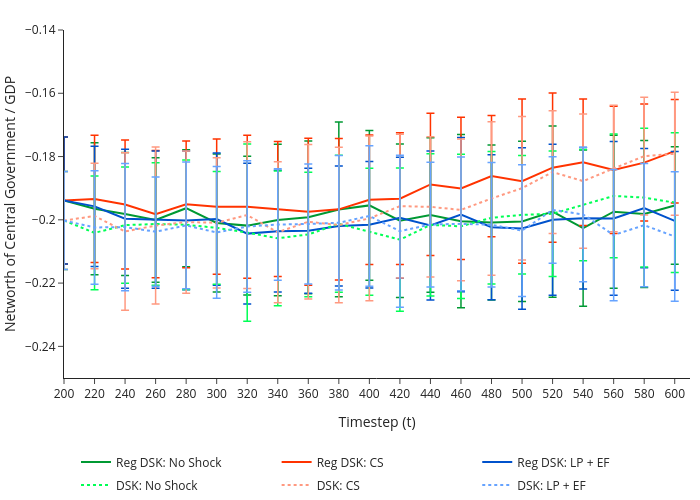

Here is the notebook cell this chart was saved with:
### Code cell
SCENARIOS = {
    "Reg DSK: No Shock": {"df": scenario_results["hrhs_1"], "color": "#009933", 'dash': 'solid'},
    "Reg DSK: CS": {"df": scenario_results["hrhs_2"], "color": "#ff3300",'dash': 'solid'},
    "Reg DSK: LP + EF": {"df": scenario_results["hrhs_3"], "color": "#0052cc",'dash': 'solid'},
    "DSK: No Shock": {"df": scenario_results["dsk_sfc_1"], "color": "#00ff55", 'dash': 'dot'},
    "DSK: CS": {"df": scenario_results["dsk_sfc_2"], "color": "#ff9980", 'dash': 'dot'},
    "DSK: LP + EF": {"df": scenario_results["dsk_sfc_3"], "color": "#66a3ff", 'dash': 'dot'}
}
fig1 = build_macro_snapshot_metric_figure(
    scenarios=SCENARIOS,
    metric="NW_gov_over_GDPn",
    metric_label='Networth of Central Government / GDP',
    snap_ts=np.arange(200, 620, 20),
    title='',
    line_type='lines',
    ncol_legend=3,
    CI_type='error_bar',
    ymin=-0.25, ymax=-0.14,
        pdf_pages=PDF_PAGES,
    pdf_path=OUTPUT / "NW_gov_over_GDP_line.pdf",
)

# fig1.write_html("../figures/verification/GDP_r_ln.html", include_plotlyjs="cdn")
fig1

### Figure 1 — Plotly figure (JSON) as saved in the notebook; plotly's stock layout.template omitted (floating-point values rounded to 4 significant figures)
{"data": [{"error_y": {"array": [0.02007, 0.02085, 0.01943, 0.01969, 0.0185, 0.02179, 0.02195, 0.02396, 0.02417, 0.02761, 0.02364, 0.02429, 0.02442, 0.0274, 0.02448, 0.02531, 0.02708, 0.02473, 0.02417, 0.02325, 0.01858], "color": "#009933", "thickness": 1.5, "type": "data", "visible": true, "width": 4}, "legendgroup": "Reg DSK: No Shock", "line": {"color": "#009933", "dash": "solid", "width": 2}, "marker": {"color": "#009933", "line": {"color": "#009933", "width": 1}, "size": 8, "symbol": "circle"}, "mode": "lines", "name": "Reg DSK: No Shock", "showlegend": true, "type": "scatter", "x": [200, 220, 240, 260, 280, 300, 320, 340, 360, 380, 400, 420, 440, 460, 480, 500, 520, 540, 560, 580, 600], "y": [-0.1939, -0.1965, -0.1982, -0.2, -0.1963, -0.201, -0.2018, -0.2, -0.1992, -0.1967, -0.1954, -0.2003, -0.1985, -0.2004, -0.2008, -0.2005, -0.1974, -0.2026, -0.1974, -0.1982, -0.1955]}, {"error_y": {"array": [0.02007, 0.02012, 0.02041, 0.02011, 0.02004, 0.02136, 0.02258, 0.02132, 0.02325, 0.02237, 0.02044, 0.02079, 0.02247, 0.02249, 0.01918, 0.02595, 0.0236, 0.01999, 0.0201, 0.0185, 0.01636], "color": "#ff3300", "thickness": 1.5, "type": "data", "visible": true, "width": 4}, "legendgroup": "Reg DSK: CS", "line": {"color": "#ff3300", "dash": "solid", "width": 2}, "marker": {"color": "#ff3300", "line": {"color": "#ff3300", "width": 1}, "size": 8, "symbol": "circle"}, "mode": "lines", "name": "Reg DSK: CS", "showlegend": true, "type": "scatter", "x": [200, 220, 240, 260, 280, 300, 320, 340, 360, 380, 400, 420, 440, 460, 480, 500, 520, 540, 560, 580, 600], "y": [-0.1939, -0.1934, -0.1952, -0.1982, -0.1951, -0.1959, -0.1959, -0.1966, -0.1975, -0.1967, -0.1937, -0.1933, -0.1888, -0.1901, -0.1862, -0.1878, -0.1835, -0.1818, -0.1842, -0.1819, -0.1783]}, {"error_y": {"array": [0.02007, 0.01899, 0.02196, 0.02171, 0.02193, 0.0209, 0.02226, 0.01927, 0.01978, 0.01896, 0.01998, 0.01912, 0.02356, 0.02441, 0.02292, 0.02553, 0.02387, 0.02235, 0.02427, 0.01884, 0.02196], "color": "#0052cc", "thickness": 1.5, "type": "data", "visible": true, "width": 4}, "legendgroup": "Reg DSK: LP + EF", "line": {"color": "#0052cc", "dash": "solid", "width": 2}, "marker": {"color": "#0052cc", "line": {"color": "#0052cc", "width": 1}, "size": 8, "symbol": "circle"}, "mode": "lines", "name": "Reg DSK: LP + EF", "showlegend": true, "type": "scatter", "x": [200, 220, 240, 260, 280, 300, 320, 340, 360, 380, 400, 420, 440, 460, 480, 500, 520, 540, 560, 580, 600], "y": [-0.1939, -0.1958, -0.1996, -0.1999, -0.2002, -0.1998, -0.2044, -0.2036, -0.2035, -0.2019, -0.2015, -0.1994, -0.2018, -0.1984, -0.2023, -0.2027, -0.2, -0.1995, -0.1995, -0.1963, -0.2003]}, {"error_y": {"array": [0.0155, 0.01795, 0.01834, 0.01938, 0.0205, 0.01784, 0.028, 0.02131, 0.01967, 0.02163, 0.02007, 0.02263, 0.02247, 0.02281, 0.02095, 0.01874, 0.01984, 0.0176, 0.01955, 0.02191, 0.02208], "color": "#00ff55", "thickness": 1.5, "type": "data", "visible": true, "width": 4}, "legendgroup": "DSK: No Shock", "line": {"color": "#00ff55", "dash": "dot", "width": 2}, "marker": {"color": "#00ff55", "line": {"color": "#00ff55", "width": 1}, "size": 8, "symbol": "circle"}, "mode": "lines", "name": "DSK: No Shock", "showlegend": true, "type": "scatter", "x": [200, 220, 240, 260, 280, 300, 320, 340, 360, 380, 400, 420, 440, 460, 480, 500, 520, 540, 560, 580, 600], "y": [-0.2002, -0.2041, -0.2017, -0.2013, -0.2016, -0.2025, -0.204, -0.2059, -0.2046, -0.2013, -0.2037, -0.2063, -0.2016, -0.2021, -0.1993, -0.1984, -0.1981, -0.1954, -0.1925, -0.193, -0.1946]}, {"error_y": {"array": [0.0155, 0.0167, 0.02487, 0.02483, 0.02249, 0.02059, 0.0232, 0.02231, 0.02441, 0.02457, 0.02606, 0.02275, 0.02215, 0.02241, 0.02427, 0.02267, 0.01942, 0.02121, 0.01998, 0.0186, 0.01944], "color": "#ff9980", "thickness": 1.5, "type": "data", "visible": true, "width": 4}, "legendgroup": "DSK: CS", "line": {"color": "#ff9980", "dash": "dot", "width": 2}, "marker": {"color": "#ff9980", "line": {"color": "#ff9980", "width": 1}, "size": 8, "symbol": "circle"}, "mode": "lines", "name": "DSK: CS", "showlegend": true, "type": "scatter", "x": [200, 220, 240, 260, 280, 300, 320, 340, 360, 380, 400, 420, 440, 460, 480, 500, 520, 540, 560, 580, 600], "y": [-0.2002, -0.1988, -0.2037, -0.2018, -0.2007, -0.2009, -0.1985, -0.2039, -0.2006, -0.2017, -0.1996, -0.1957, -0.1959, -0.1969, -0.1933, -0.19, -0.1849, -0.1878, -0.1838, -0.1799, -0.1791]}, {"error_y": {"array": [0.0155, 0.01792, 0.02012, 0.01728, 0.02001, 0.02083, 0.02081, 0.01763, 0.01899, 0.02123, 0.02221, 0.02402, 0.01971, 0.02115, 0.01968, 0.02084, 0.01683, 0.02127, 0.02073, 0.0195, 0.02047], "color": "#66a3ff", "thickness": 1.5, "type": "data", "visible": true, "width": 4}, "legendgroup": "DSK: LP + EF", "line": {"color": "#66a3ff", "dash": "dot", "width": 2}, "marker": {"color": "#66a3ff", "line": {"color": "#66a3ff", "width": 1}, "size": 8, "symbol": "circle"}, "mode": "lines", "name": "DSK: LP + EF", "showlegend": true, "type": "scatter", "x": [200, 220, 240, 260, 280, 300, 320, 340, 360, 380, 400, 420, 440, 460, 480, 500, 520, 540, 560, 580, 600], "y": [-0.2002, -0.2024, -0.2023, -0.2038, -0.2018, -0.204, -0.2021, -0.2015, -0.2013, -0.2009, -0.1988, -0.2036, -0.2015, -0.2013, -0.2016, -0.2034, -0.1969, -0.1983, -0.2048, -0.2017, -0.2053]}], "layout": {"height": 500, "legend": {"entrywidth": 0.3125, "entrywidthmode": "fraction", "orientation": "h", "tracegroupgap": 4, "x": 0.5, "xanchor": "center", "y": -0.2, "yanchor": "top"}, "margin": {"b": 10, "l": 0, "r": 10, "t": 30}, "paper_bgcolor": "rgba(0,0,0,0)", "plot_bgcolor": "rgba(0,0,0,0)", "width": 700, "xaxis": {"range": [200, 610], "tickvals": [200, 220, 240, 260, 280, 300, 320, 340, 360, 380, 400, 420, 440, 460, 480, 500, 520, 540, 560, 580, 600], "title": {"text": "Timestep (t)"}}, "yaxis": {"range": [-0.25, -0.14], "title": {"text": "Networth of Central Government / GDP"}}}}
